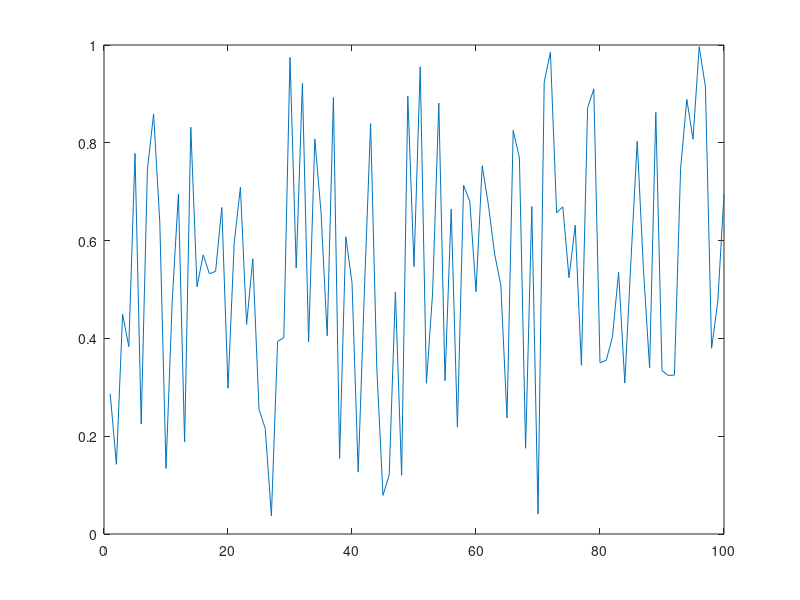

This chart was generated by the following MATLAB code: (Note: this script raises an error after producing the figure.)
close all
clear all

figure
filename = 'animation.gif';
dt = 0.1;
%hold all % If you want to overlap plots

data = rand(100,10); % Use your data here
n = size(data,2);
F(n) = struct('cdata',[],'colormap',[]);

for i = 1 : n
    plot(data(:,i))
    F(i) = getframe;
    [X, map] = rgb2ind(frame2im(F(i)),256);
    
    if i == 1
        imwrite(X, map, filename, 'Loopcount', inf, 'DelayTime', dt)
    else
        imwrite(X, map, filename, 'WriteMode', 'Append', 'DelayTime', dt)
    end
end

%movie(F)
